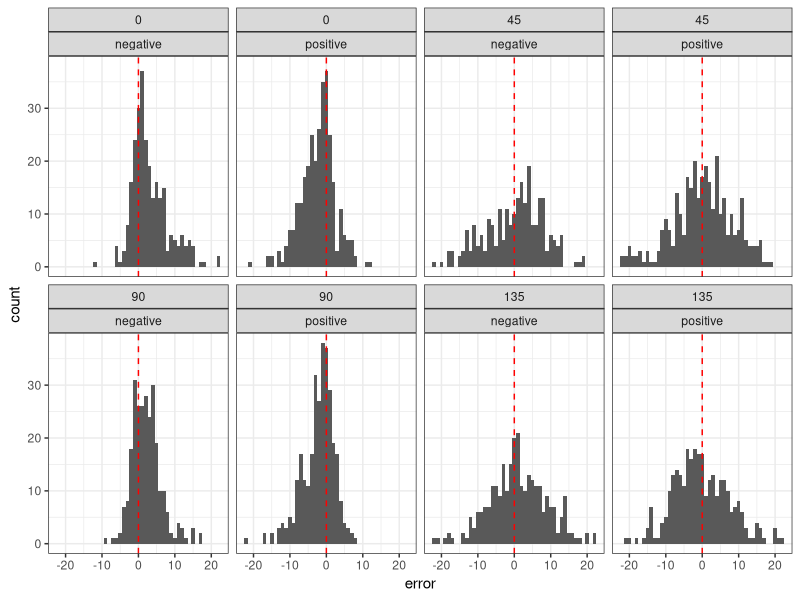
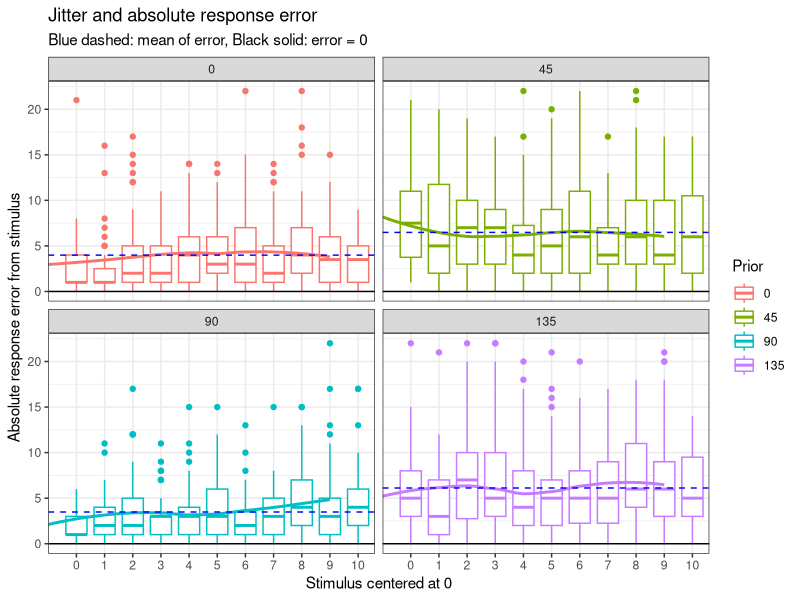
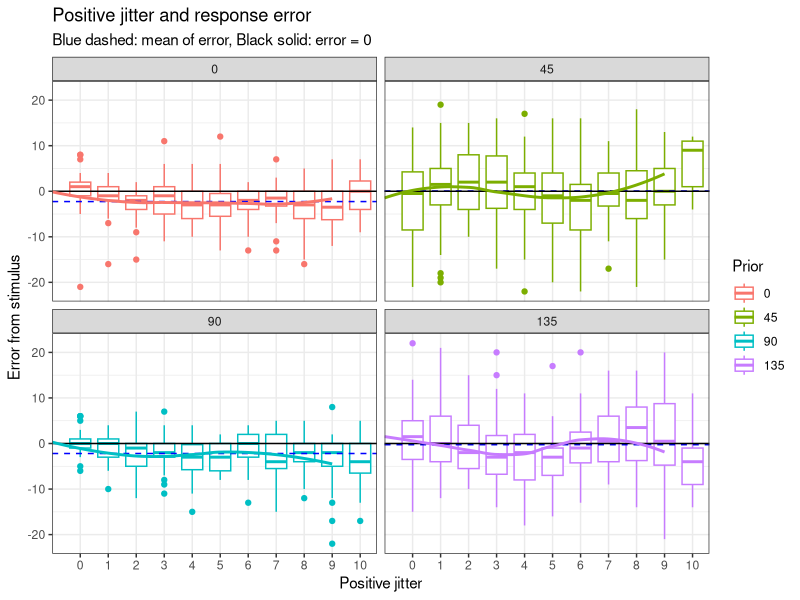
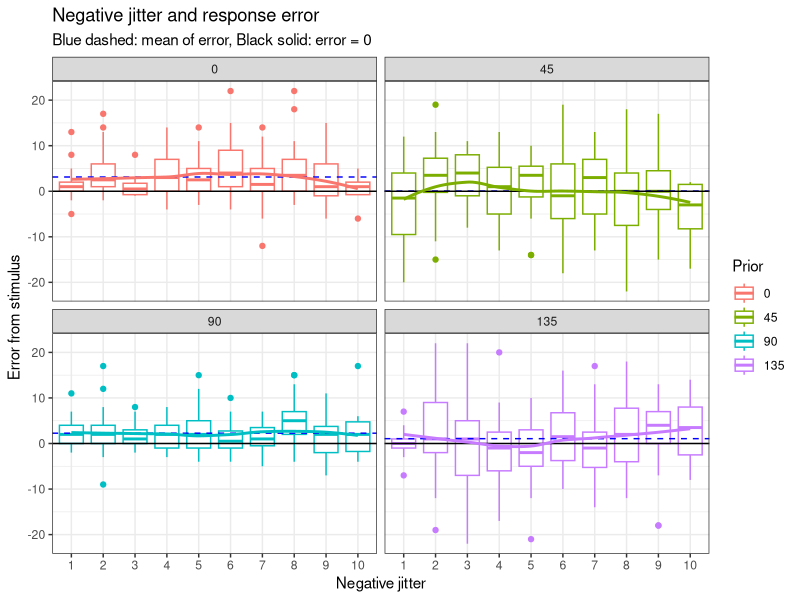

Here is the R script that generated these plots, in order:
## ---- chunk 1
knitr::opts_chunk$set(echo = TRUE)
## ---- chunk 2
# Install required packages
library(tidyverse)
## ---- chunk 3
# import data
ccm_data_clean <- read_csv("ccm_data_clean.csv")

ccm_data_clean2 <- ccm_data_clean %>% 
  select(-run) %>%
  rename(prior = oriRef2,
         stimulus = oriFinal2,
         response = oriRespFinal2,
         stimulus_centered = oriFinal3,
         response_centered = oriRespFinal3) %>%
  select(subjID, trial, prior, stimulus, stimulus_centered, response, response_centered, error) %>%
  mutate(stimulus_pos_neg = ifelse(stimulus_centered >= 0, "positive", "negative"),
         stimulus_value = abs(stimulus_centered)) %>%
  mutate(error_pos_neg = ifelse(error >= 0, "positive", "negative"),
         error_value = abs(error))
## ---- chunk 4
ggplot(ccm_data_clean2, aes(x = error)) +
  geom_histogram(binwidth = 1) +
  geom_vline(xintercept = 0, linetype = "dashed", color = 'red') +
  facet_wrap(~as.factor(prior) + stimulus_pos_neg, nrow = 2) +
  theme_bw()
## ---- chunk 5
# Calculate mean error for each group
mean_error <- ccm_data_clean2 %>% 
  group_by(prior) %>%
  summarise(mean_error = mean(abs(error)))

ggplot(ccm_data_clean2, aes(color = as.factor(prior))) +
  geom_boxplot(aes(x = as.factor(abs(stimulus_centered)), y = abs(error))) +
  geom_smooth(aes(x = as.numeric(abs(stimulus_centered)), y = as.numeric(abs(error))), se= F) +
  geom_hline(yintercept = 0, linetype = "solid") +
  geom_hline(aes(yintercept = mean_error, group = as.factor(prior)), data = mean_error, linetype = "dashed", color= "blue") +
  facet_wrap(~as.factor(prior))+ 
  labs(title = "Jitter and absolute response error",
       subtitle = 'Blue dashed: mean of error, Black solid: error = 0',
       x = "Stimulus centered at 0",
       y = "Absolute response error from stimulus",
       color = "Prior") +
  theme_bw()
## ---- chunk 6
# Calculate mean error for each group
pos_mean_error <- ccm_data_clean2 %>% 
  filter(stimulus_pos_neg == "positive") %>%
  group_by(prior) %>%
  summarise(pos_mean_error = mean(error))

# Create the ggplot
ggplot(ccm_data_clean2 %>% filter(stimulus_pos_neg == "positive"),
       aes(x = as.factor(stimulus_centered), y = error, color = as.factor(prior))) +
  geom_boxplot() +
  geom_hline(aes(yintercept = pos_mean_error, group = as.factor(prior)), data = pos_mean_error, linetype = "dashed", color= "blue") +
  geom_hline(yintercept = 0, linetype = "solid", color = "black") +
  geom_smooth(aes(x = as.numeric(abs(stimulus_centered)), y = as.numeric(error)), se = F) +
  facet_wrap(~as.factor(prior)) + 
  labs(title = "Positive jitter and response error",
       subtitle = 'Blue dashed: mean of error, Black solid: error = 0',
       x = "Positive jitter",
       y = "Error from stimulus",
       color = "Prior") +
  theme_bw()
## ---- chunk 7
# Calculate mean error for each group
neg_mean_error <- ccm_data_clean2 %>% 
  filter(stimulus_pos_neg == "negative") %>%
  group_by(prior) %>%
  summarise(neg_mean_error = mean(error))

# Create the ggplot
ggplot(ccm_data_clean2 %>% filter(stimulus_pos_neg == "negative"),
       aes(x = as.factor(abs(stimulus_centered)), y = error, color = as.factor(prior))) +
  geom_boxplot() +
  geom_hline(aes(yintercept = neg_mean_error, group = as.factor(prior)), data = neg_mean_error, linetype = "dashed", color= "blue") +
  geom_hline(yintercept = 0, linetype = "solid", color = "black") +
  geom_smooth(aes(x = as.numeric(abs(stimulus_centered)), y = as.numeric(error)), se = F) +
  facet_wrap(~as.factor(prior)) + 
  labs(title = "Negative jitter and response error",
       subtitle = 'Blue dashed: mean of error, Black solid: error = 0',
       x = "Negative jitter",
       y = "Error from stimulus",
       color = "Prior") +
  theme_bw()
